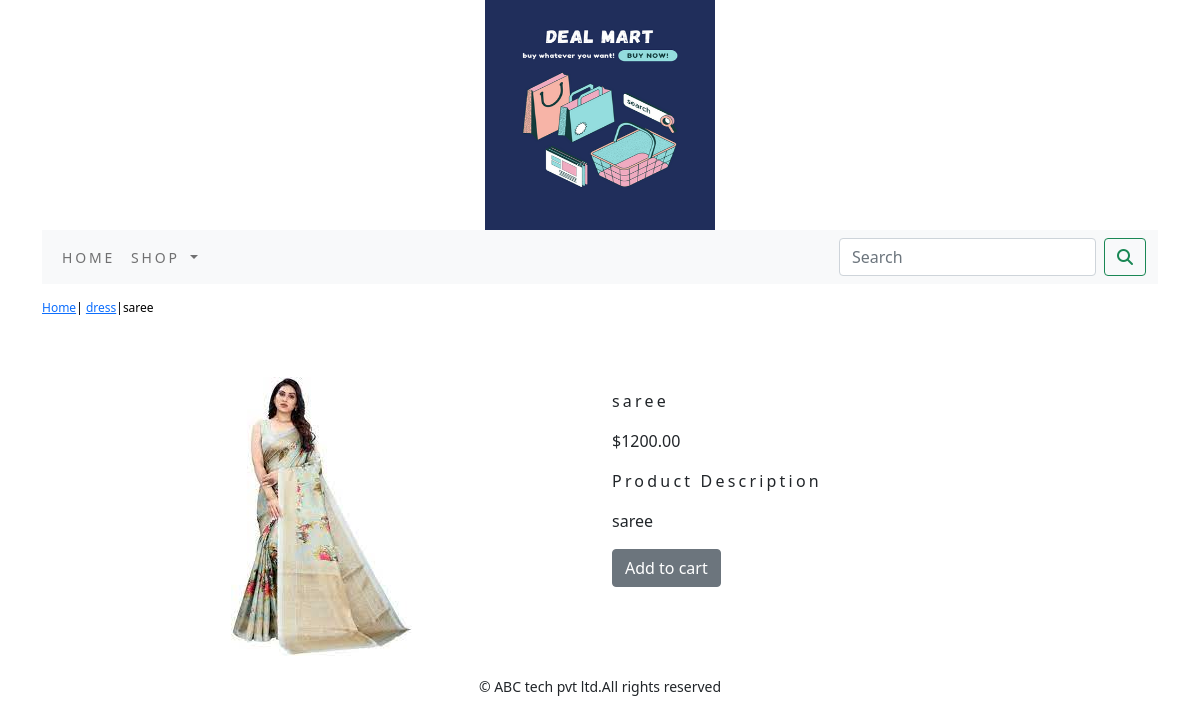
The app's page /shop/dress/saree/ with its own data.
### shop/models.py (models this page shows, shortened)
class Product(models.Model):
    name=models.CharField(max_length=250,unique=True)
    slug = models.SlugField(max_length=250, unique=True)
    description = models.TextField(blank=True)
    price=models.DecimalField(max_digits=10,decimal_places=2)
    category=models.ForeignKey(Category,on_delete=models.CASCADE)
    image = models.ImageField(upload_to='product', blank=True)
    stock=models.IntegerField()
    available=models.BooleanField(default=True)
    created=models.DateTimeField(auto_now_add=True)
    updated=models.DateTimeField(auto_now=True)
    class Meta:
        ordering = ('name',)
        verbose_name = 'product'
        verbose_name_plural = 'products'

class Category(models.Model):
    name=models.CharField(max_length=250,unique=True)
    slug=models.SlugField(max_length=250,unique=True)
    description=models.TextField(blank=True)
    image=models.ImageField(upload_to='category',blank=True)
    class Meta:
        ordering=('name',)
        verbose_name='category'
        verbose_name_plural='categories'
    def get_url(self):
        return  reverse('shop:products_by_category',args=[self.slug])
    def __str__(self):
        return  '{}'.format(self.name)

### shop/views.py (the view)
# urls.py: path('<slug:c_slug>/<slug:product_slug>/', views.proDetail, name='prodCatdetail')
def proDetail(request,c_slug,product_slug):
    try:
        product=Product.objects.get(category__slug=c_slug,slug=product_slug)
    except Exception as e:
        raise e
    return  render(request,'product.html',{'product':product})

### cart/context_processors.py (called while the page is built)
def counter(request):
    item_count=0
    if 'admin' in request.path:
        return  {}
    else:
        try:
            cart=Cart.objects.filter(cart_id=_cart_id(request))
            car_items=CartItem.objects.all().filter(cart=cart[:1])
            for cart_item in car_items:
                item_count += cart_item.quantity
        except Cart.DoesNotExist:
            item_count =0
    return  dict(item_count=item_count)

### cart/views.py (called while the page is built)
def _cart_id(request):
    cart=request.session.session_key
    if not cart:
        cart=request.session.create()
    return cart

### shop/context_processors.py (called while the page is built)
def menu_links(request):
    links=Category.objects.all()
    return dict(links=links)

### templates/product.html (shortened to what this page needs)
{% extends 'base.html' %}
{% load static %}
{% block content %}
<div class="row my_prod_row_class">
  <div class="mx_auto">
    <p><a href="{% url 'shop:allProdCat' %}">Home</a>| <a href ="{{product.category.get_url}}">{{product.category}}</a>|{{product.name}}</p>
  </div>
</div>
<div class="container">
<br>
<div class="row">
  <div class=" col-12 col-sm-12 col-md-12 col-lg-6  text-center">
    <div style="min-width:18rem">
      <img src="{{product.image.url}}" alt="{{product.name}}">
    </div>
  </div>
    <div class="col-12 col-sm-12 col-md-12 col-lg-6">
      <div>
      <h1 class="my_prod_title">{{product.name}}</h1>
      <p>${{product.price}}</p>
      <p class="my_title">Product Description</p>
      <p class="text-justify my_prod_text">{{product.description}}</p>
      {% if product.stock <= 0 %}
      <p class="text-justify my_prod_text"><b>Out of Stock</b></p>
      {% else %}
      <a class="btn btn-secondary" href="{% url 'cart:add_cart' product.id %}">Add to cart</a>
      {% endif %}
    </div>
  </div>
</div>
</div>
{% endblock %}

### static/css/custom.css (style rules this page uses)
body { font-family: 'Roboto', sans-serif; }
.my_title { font-size:16px; text_transform:uppercase; letter-spacing:.2em; }
.my_prod_row_class { padding-top:15px; padding-bottom:20px; }
.my_prod_row_class .mx_auto { color:#000; font-size:12px; text-decoration:none; }
.my_prod_title { font-size:16px; text_transform:uppercase; letter-spacing:.2em; padding-top:15px; padding-bottom:10px; }
.my_prod_text { padding-right:20px; }

### records on screen
Product: category "dress", name "saree", image (picture), price "1200.00", description "saree"
